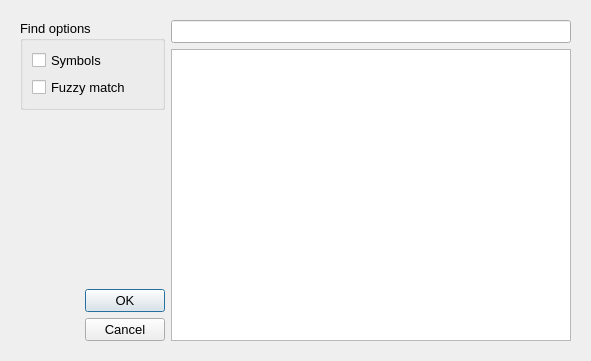
<?xml version="1.0" encoding="UTF-8"?>
<ui version="4.0">
 <class>FindDialog</class>
 <widget class="QDialog" name="FindDialog">
  <property name="geometry">
   <rect>
    <x>0</x>
    <y>0</y>
    <width>591</width>
    <height>361</height>
   </rect>
  </property>
  <property name="font">
   <font>
    <pointsize>10</pointsize>
   </font>
  </property>
  <property name="windowTitle">
   <string>Find a place</string>
  </property>
  <widget class="QWidget" name="layoutWidget">
   <property name="geometry">
    <rect>
     <x>20</x>
     <y>20</y>
     <width>551</width>
     <height>321</height>
    </rect>
   </property>
   <layout class="QHBoxLayout" name="horizontalLayout_2">
    <item>
     <layout class="QVBoxLayout" name="verticalLayout_2">
      <item>
       <widget class="QGroupBox" name="groupBox">
        <property name="title">
         <string>Find options</string>
        </property>
        <layout class="QVBoxLayout" name="verticalLayout">
         <item>
          <widget class="QCheckBox" name="symbols">
           <property name="text">
            <string>Symbols</string>
           </property>
          </widget>
         </item>
         <item>
          <widget class="QCheckBox" name="fuzzyMatch">
           <property name="enabled">
            <bool>true</bool>
           </property>
           <property name="text">
            <string>Fuzzy match</string>
           </property>
           <property name="checked">
            <bool>false</bool>
           </property>
          </widget>
         </item>
        </layout>
       </widget>
      </item>
      <item>
       <spacer name="verticalSpacer">
        <property name="orientation">
         <enum>Qt::Vertical</enum>
        </property>
        <property name="sizeHint" stdset="0">
         <size>
          <width>20</width>
          <height>40</height>
         </size>
        </property>
       </spacer>
      </item>
      <item>
       <layout class="QHBoxLayout" name="horizontalLayout">
        <item>
         <spacer name="horizontalSpacer">
          <property name="orientation">
           <enum>Qt::Horizontal</enum>
          </property>
          <property name="sizeHint" stdset="0">
           <size>
            <width>40</width>
            <height>20</height>
           </size>
          </property>
         </spacer>
        </item>
        <item>
         <widget class="QDialogButtonBox" name="buttonBox">
          <property name="sizePolicy">
           <sizepolicy hsizetype="Expanding" vsizetype="Fixed">
            <horstretch>0</horstretch>
            <verstretch>0</verstretch>
           </sizepolicy>
          </property>
          <property name="orientation">
           <enum>Qt::Vertical</enum>
          </property>
          <property name="standardButtons">
           <set>QDialogButtonBox::Cancel|QDialogButtonBox::Ok</set>
          </property>
         </widget>
        </item>
       </layout>
      </item>
     </layout>
    </item>
    <item>
     <layout class="QVBoxLayout" name="verticalLayout_3">
      <item>
       <widget class="QLineEdit" name="findText"/>
      </item>
      <item>
       <widget class="QListWidget" name="findList">
        <property name="sizePolicy">
         <sizepolicy hsizetype="Minimum" vsizetype="Expanding">
          <horstretch>0</horstretch>
          <verstretch>0</verstretch>
         </sizepolicy>
        </property>
        <property name="minimumSize">
         <size>
          <width>400</width>
          <height>0</height>
         </size>
        </property>
       </widget>
      </item>
     </layout>
    </item>
   </layout>
  </widget>
 </widget>
 <tabstops>
  <tabstop>findText</tabstop>
  <tabstop>findList</tabstop>
  <tabstop>symbols</tabstop>
  <tabstop>fuzzyMatch</tabstop>
 </tabstops>
 <resources/>
 <connections>
  <connection>
   <sender>buttonBox</sender>
   <signal>accepted()</signal>
   <receiver>FindDialog</receiver>
   <slot>accept()</slot>
   <hints>
    <hint type="sourcelabel">
     <x>248</x>
     <y>254</y>
    </hint>
    <hint type="destinationlabel">
     <x>157</x>
     <y>274</y>
    </hint>
   </hints>
  </connection>
  <connection>
   <sender>buttonBox</sender>
   <signal>rejected()</signal>
   <receiver>FindDialog</receiver>
   <slot>reject()</slot>
   <hints>
    <hint type="sourcelabel">
     <x>316</x>
     <y>260</y>
    </hint>
    <hint type="destinationlabel">
     <x>286</x>
     <y>274</y>
    </hint>
   </hints>
  </connection>
 </connections>
</ui>
